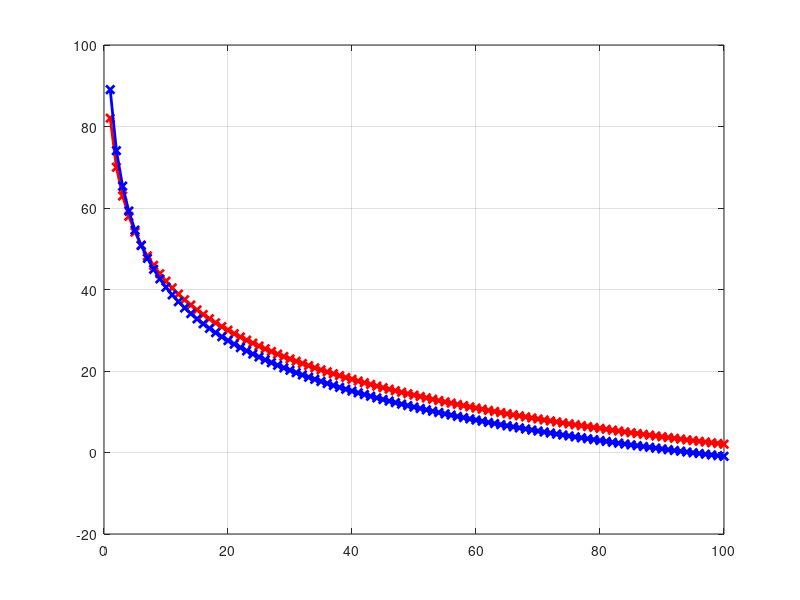

Recreate this plot in MATLAB. (Note: this script raises an error after producing the figure.)
clear all; close all;
c = 299792458.0;                    % Speed of light in m/s
fc = 2.4e+09;                    % frequency (MHz)
lambda = c/fc;

% In two-ray propagation model
Tx = [0 0];       % Tx location
Rx = zeros(100,2);
Rx(:,1) = 1:1:100;
tss = 30;     % Transmit signal strength (dBm)
ht = 10;      % transmitter height
hr = 20;
d = [];

% rss
rss_omni = [];
rss_dipole = [];
rss_fspl = [];
% est_d
fspl_est_d = [];
tworayo_est_d = [];
tworayd_est_d = [];

idx = 1;
while idx < size(Rx,1) + 1
    d(idx) = sqrt((Tx(1) - Rx(idx,1)).^2 + (Tx(2) - Rx(idx,2)).^2);  % horizontal distance btw rx and tx
    alpa = atan((ht-hr) ./d(idx));
    Gt_d = (cos(pi .*(lambda./2) .*fc ./c) .*sin(alpa) - cos(pi .*fc .*(lambda./2))) ./cos(alpa);
    Gr_d = Gt_d;
    G_d = Gt_d + Gr_d;       % Combined Antenna gain (dBm),  additional equation needed
    Gt_o = 2;
    Gr_o = Gt_o;
    G_o = Gt_o + Gr_o;

    % Received signal strength is
    rss_dipole(idx) = tss + 10 .* log10(G_d .* (ht.^2) .* (hr.^2)) - 40 .* log10(d(idx));
    rss_omni(idx) = tss + 10 .* log10(G_o .* (ht.^2) .* (hr.^2)) - 40 .* log10(d(idx));
    pl_dipole(idx) = tss - rss_dipole(idx);  % pl = 40 .* log10(d) - 10 .* log10(G .* (ht.^2) .* (hr.^2))
    pl_omni(idx) = tss - rss_omni(idx);  % pl = 40 .* log10(d) - 10 .* log10(G .* (ht.^2) .* (hr.^2))

    % two ray propagation model: pl = tx - rx = 40.*log10(d) - 10.*log10(G.*(ht.^2).*(hr.^2))
    tworayo_est_d(idx) = 10.^((tss - rss_omni(idx) + 10.*log10(G_o.*(ht.^2).*(hr.^2)))./40);
    tworayd_est_d(idx) = 10.^((tss - rss_dipole(idx) + 10.*log10(G_d.*(ht.^2).*(hr.^2)))./40);

    idx = idx + 1;
end

figure(1)
plot(1:1:100, rss_omni, 'r-x', 'LineWidth',2);  hold on; grid on;
plot(1:1:100, rss_dipole, 'b-x', 'LineWidth',2);  
xlabel('Tx - Rx distance (meters)', FontSize=20)
ylabel('RSS', FontSize=20)
legend("Two-Ray & Omnidirectional", "Two-Ray & Dipole", FontSize=20);

figure(3)
plot(1:100, d(1:idx-1), 'x', 'LineWidth',2); hold on; grid on;
plot(1:100, tworayo_est_d(1:idx-1), 'o', 'LineWidth',2); 
xlabel('i th location index (i=1..100)', FontSize=20)
ylabel('Distance (meter)', FontSize=20)
legend("Real distance (meters)", "Estimated distance (meters)", FontSize=20);

figure(4)
plot(1:100, d(1:idx-1), 'x', 'LineWidth',2); hold on; grid on;
plot(1:100, tworayd_est_d(1:idx-1), 'o', 'LineWidth',2); 
xlabel('i th location index (i=1..100)', FontSize=20)
ylabel('Distance (meter)', FontSize=20)
legend("Real distance (meters)", "Estimated distance (meters)", FontSize=20);